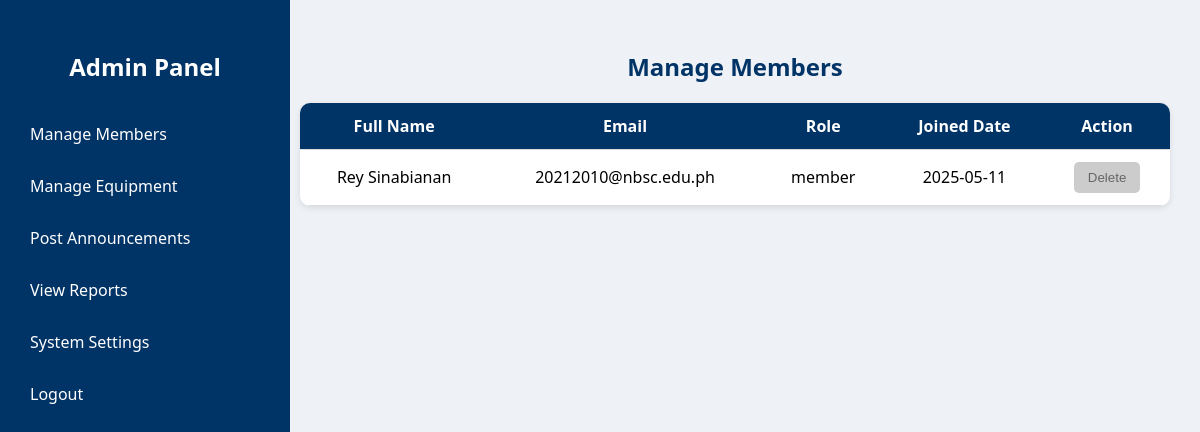
The page /manage_members.php (signed in) on the database as committed earlier.
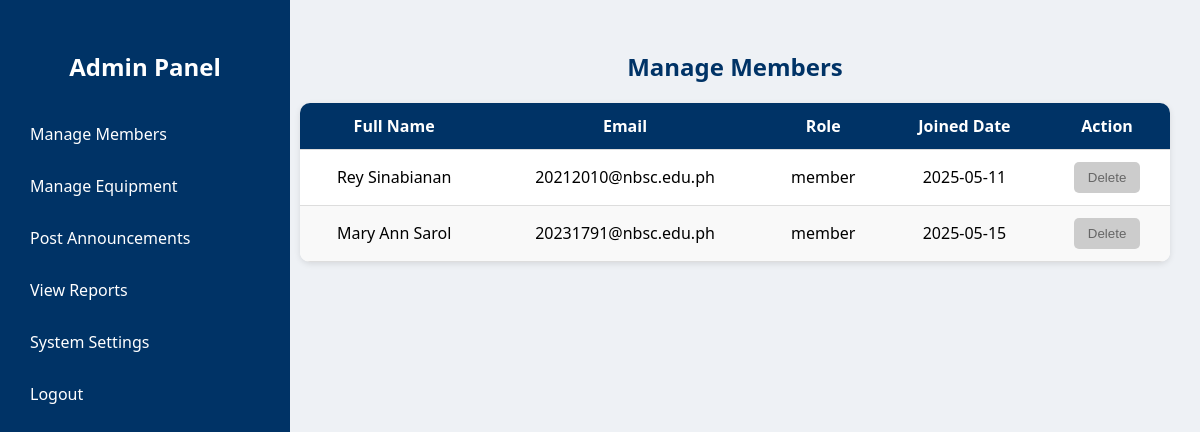
The same page on the database as committed later.
### tables this page shows
CREATE TABLE `members` (
  `member_id` int(11) NOT NULL,
  `user_id` int(11) NOT NULL,
  `full_name` varchar(100) NOT NULL,
  `email` varchar(100) NOT NULL,
  `joined_date` date DEFAULT NULL,
  `password` varchar(255) NOT NULL,
  `role` enum('admin','member') DEFAULT 'member'
);

### manage_members.php (the view, shortened to what this page needs)
<?php
include 'db_connect.php';
$query = "SELECT user_id, full_name, email, role, joined_date FROM members";
$result = $conn->query($query);
?>
<!DOCTYPE html>
<html lang="en">
<head>
</head>
<body>
<div class="sidebar">
    <h2><a href="admin_panel.php" style="color:white;">Admin Panel</a></h2>
    <a href="manage_members.php">Manage Members</a>
    <a href="manage_equipment.php">Manage Equipment</a>
    <a href="post_announcements.php">Post Announcements</a>
    <a href="view_reports.php">View Reports</a>
    <a href="settings.php">System Settings</a>
    <a href="logout.php">Logout</a>
</div>
<div class="container">
    <h2>Manage Members</h2>
    <table>
        <thead>
            <tr>
                <th>Full Name</th>
                <th>Email</th>
                <th>Role</th>
                <th>Joined Date</th>
                <th>Action</th>
            </tr>
        </thead>
        <tbody>
        <?php while ($row = $result->fetch_assoc()): ?>
            <?php
                $check_trans_query = "SELECT COUNT(*) FROM borrow_transactions WHERE member_id = ?";
                $stmt_trans = $conn->prepare($check_trans_query);
                $stmt_trans->bind_param("i", $row['user_id']);
                $stmt_trans->execute();
                $stmt_trans->bind_result($trans_count);
                $allow_deletion = ($trans_count == 0);
            ?>
            <tr>
                <td><?= htmlspecialchars($row['full_name']); ?></td>
                <td><?= htmlspecialchars($row['email']); ?></td>
                <td><?= htmlspecialchars($row['role']); ?></td>
                <td><?= htmlspecialchars($row['joined_date']); ?></td>
                <td>
                    <form method="POST" onsubmit="return confirmDelete()">
                        <button type="submit" class="delete-btn" <?= !$allow_deletion ? 'disabled title="Cannot delete, has transactions"' : ''; ?>>Delete</button>
                    </form>
                </td>
            </tr>
        <?php endwhile; ?>
        </tbody>
    </table>
</div>
</body>
</html>

Rows that differ between the two databases and show on the page:
added members: full_name "Mary Ann Sarol", email "20231791@nbsc.edu.ph", role "member", joined_date "2025-05-15"
